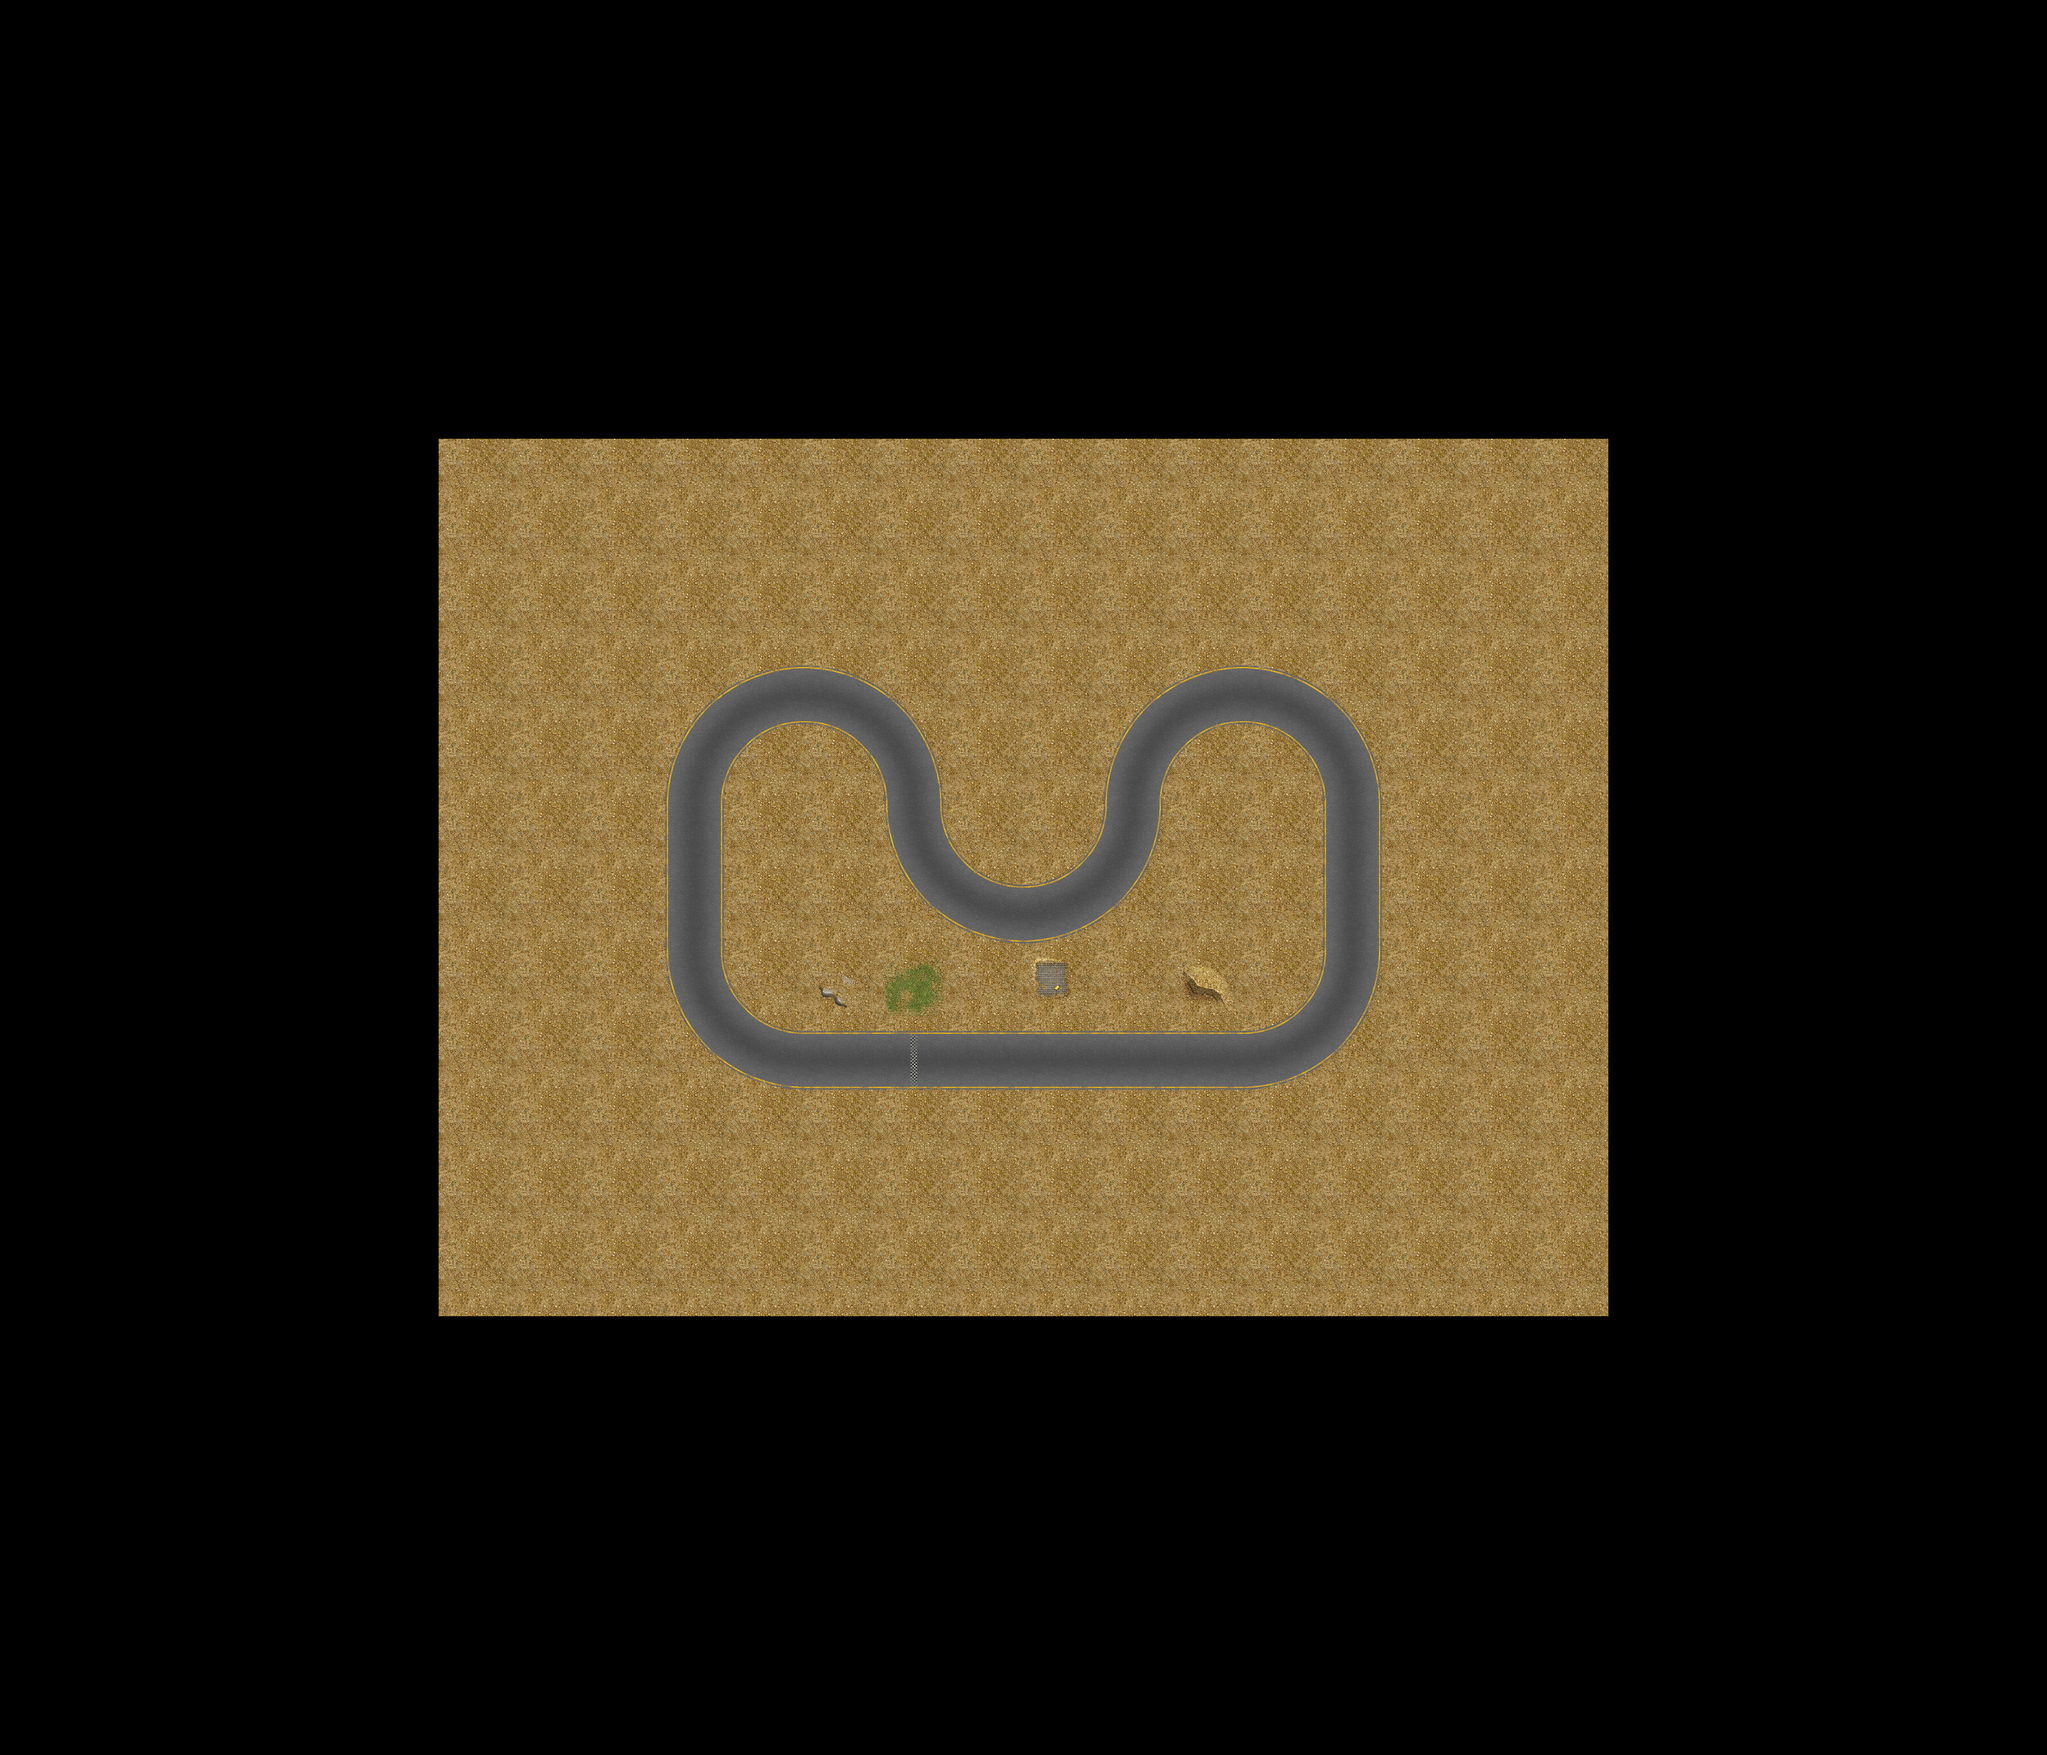

Below is a game level as drawn by its tile map, then a one-line description and the .tmx that defines it (tile-layer data replaced by summaries):
An orthogonal 28x24 tile map with 224x224 px tiles, 1 tile layer (track) and 127 objects (28x tree-9).

<map version="1.0" orientation="orthogonal" width="28" height="24" tilewidth="224" tileheight="224">
 <properties>
  <property name="name" value="6. Curves" />
 </properties>
 <tileset firstgid="1" name="desert" tilewidth="224" tileheight="224">
  <image source="tilesets/desert/224.png" width="896" height="2464" />
 </tileset>
 <layer name="track" width="28" height="24">
  <data>[672 cells, 192 non-empty, 24 distinct tile ids]</data>
 </layer>
 <objectgroup color="#a40002" draworder="topdown" name="walls" width="28" height="24">
  <object x="2884" y="3358">
   <polyline points="0,0 -138,5 -262,-8 -390,7 -494,-9 -585,-5" />
  </object>
  <object x="2308" y="3342">
   <polyline points="0,0 -77,-33 -118,-76 -182,-121 -204,-175" />
  </object>
  <object x="2093" y="3170">
   <polyline points="0,0 -47,-91 -59,-158 -79,-245 -71,-329" />
  </object>
  <object x="2233" y="2930">
   <polyline points="0,0 26,82 67,141 143,188 246,206 352,203" />
  </object>
  <object x="2582" y="3120">
   <polyline points="0,0 75,20 162,11 277,27 412,11 490,29" />
  </object>
  <object x="2029" y="2852">
   <polyline points="0,0 -12,-71 -4,-147 -12,-217" />
  </object>
  <object x="2027" y="2642">
   <polyline points="0,0 -7,-59 -3,-118 -3,-197" />
  </object>
  <object x="2232" y="2948">
   <polyline points="0,0 14,-91 -6,-152 11,-242" />
  </object>
  <object x="2234" y="2713">
   <polyline points="0,0 16,-89 -2,-154 7,-242" />
  </object>
  <object x="2030" y="2451">
   <polyline points="0,0 -3,-66 13,-127 34,-202" />
  </object>
  <object x="2062" y="2273">
   <polyline points="0,0 32,-72 81,-120 142,-171 199,-203" />
  </object>
  <object x="2232" y="2471">
   <polyline points="0,0 15,-85 48,-134 95,-186" />
  </object>
  <object x="2250" y="2074">
   <polyline points="0,0 55,-17 121,-40 211,-49" />
  </object>
  <object x="2460" y="2020">
   <polyline points="0,0 68,10 126,27" />
  </object>
  <object x="2572" y="2037">
   <polyline points="0,0 64,13 107,35 156,71" />
  </object>
  <object x="2316" y="2297">
   <polyline points="0,0 58,-38 115,-60 191,-60 250,-36" />
  </object>
  <object x="2559" y="2257">
   <polyline points="0,0 54,40 100,107 113,161 132,228" />
  </object>
  <object x="2725" y="2098">
   <polyline points="0,0 35,37 71,76 120,140 147,194 172,272" />
  </object>
  <object x="2696" y="2477">
   <polyline points="0,0 1,65 18,128 48,209 87,263" />
  </object>
  <object x="2897" y="2360">
   <polyline points="0,0 8,64 12,135 39,212 85,274 143,310" />
  </object>
  <object x="2778" y="2745">
   <polyline points="0,0 47,42 94,84 137,107 207,140" />
  </object>
  <object x="3033" y="2672">
   <polyline points="0,0 77,18 145,15 202,-5 265,-45" />
  </object>
  <object x="2983" y="2889">
   <polyline points="0,0 82,8 208,20 300,-3 374,-37" />
  </object>
  <object x="3304" y="2629">
   <polyline points="0,0 38,-63 63,-137 68,-212 81,-308" />
  </object>
  <object x="3358" y="2858">
   <polyline points="0,0 48,-42 101,-86 145,-145" />
  </object>
  <object x="3503" y="2721">
   <polyline points="0,0 36,-75 63,-142 71,-232" />
  </object>
  <object x="3579" y="2495">
   <polyline points="0,0 -2,-67 21,-140 70,-200 136,-242" />
  </object>
  <object x="3390" y="2321">
   <polyline points="0,0 24,-69 66,-128 115,-187 186,-235" />
  </object>
  <object x="3572" y="2082">
   <polyline points="0,0 63,-22 147,-55 235,-56" />
  </object>
  <object x="3804" y="2018">
   <polyline points="0,0 90,12 165,25 238,67" />
  </object>
  <object x="3703" y="2258">
   <polyline points="0,0 64,-21 128,-25 199,-7 252,33" />
  </object>
  <object x="4039" y="2074">
   <polyline points="0,0 42,43 88,88 129,135" />
  </object>
  <object x="3959" y="2288">
   <polyline points="0,0 35,43 61,91 73,145 78,201" />
  </object>
  <object x="4169" y="2200">
   <polyline points="0,0 24,55 51,109 67,176 78,255" />
  </object>
  <object x="4251" y="2450">
   <polyline points="0,0 -5,79 3,145 -2,225 -1,325" />
  </object>
  <object x="4030" y="2481">
   <polyline points="0,0 11,55 5,129 18,180 9,289" />
  </object>
  <object x="4256" y="2767">
   <polyline points="0,0 -9,76 -6,140 -13,208" />
  </object>
  <object x="4028" y="2760">
   <polyline points="0,0 15,63 5,128 8,181 -17,248" />
  </object>
  <object x="4250" y="2964">
   <polyline points="0,0 -18,61 -32,122 -64,182 -112,245" />
  </object>
  <object x="4011" y="2999">
   <polyline points="0,0 -38,66 -88,105 -165,135 -248,139" />
  </object>
  <object x="4152" y="3208">
   <polyline points="0,0 -68,45 -102,77 -174,114 -257,135 -353,143" />
  </object>
  <object x="3764" y="3143">
   <polyline points="0,0 -94,-10 -179,-1 -294,-8 -338,1" />
  </object>
  <object x="3051" y="3148">
   <polyline points="0,0 83,-8 186,-1 287,-10 386,0" />
  </object>
  <object x="2880" y="3354">
   <polyline points="0,0 72,11 189,1 290,8 406,4" />
  </object>
  <object x="3274" y="3364">
   <polyline points="0,0 79,-11 203,1 304,-14 385,-9" />
  </object>
  <object x="3639" y="3360">
   <polyline points="0,0 101,-9 181,-4" />
  </object>
 </objectgroup>
 <objectgroup color="#55ffff" draworder="topdown" name="trees" width="28" height="24">
  <object name="tree-9" type="tree-9" x="2442" y="2742" width="61" height="68">
   <properties>
    <property name="scale" value="7" />
   </properties>
  </object>
  <object name="tree-9" type="tree-9" x="2451" y="3389" width="61" height="68">
   <properties>
    <property name="scale" value="7" />
   </properties>
  </object>
  <object name="tree-9" type="tree-9" x="2485" y="2507" width="61" height="68">
   <properties>
    <property name="scale" value="8" />
   </properties>
  </object>
  <object name="tree-9" type="tree-9" x="2502" y="2951" width="61" height="68">
   <properties>
    <property name="scale" value="10" />
   </properties>
  </object>
  <object name="tree-9" type="tree-9" x="3066" y="3039" width="61" height="68">
   <properties>
    <property name="scale" value="7" />
   </properties>
  </object>
  <object name="tree-9" type="tree-9" x="3784" y="2380" width="61" height="68">
   <properties>
    <property name="scale" value="7" />
   </properties>
  </object>
  <object name="tree-9" type="tree-9" x="2080" y="3285" width="45" height="44">
   <properties>
    <property name="scale" value="5" />
   </properties>
  </object>
  <object name="tree-9" type="tree-9" x="3818" y="3022" width="45" height="44">
   <properties>
    <property name="scale" value="6" />
   </properties>
  </object>
  <object name="tree-9" type="tree-9" x="4059" y="2031" width="45" height="44">
   <properties>
    <property name="scale" value="8" />
   </properties>
  </object>
  <object name="tree-9" type="tree-9" x="4280" y="2807" width="45" height="44">
   <properties>
    <property name="scale" value="8" />
   </properties>
  </object>
  <object name="tree-9" type="tree-9" x="4255" y="3149" width="45" height="44">
   <properties>
    <property name="scale" value="9" />
   </properties>
  </object>
  <object name="tree-9" type="tree-9" x="3559" y="3423" width="61" height="68">
   <properties>
    <property name="scale" value="8" />
   </properties>
  </object>
  <object name="tree-9" type="tree-9" x="1910" y="2887" width="61" height="68">
   <properties>
    <property name="scale" value="8" />
   </properties>
  </object>
  </objectgroup>
 <objectgroup color="#ffaa00" draworder="topdown" name="lights" width="28" height="24">
  <!-- 29 objects omitted --></objectgroup>
 <objectgroup color="#ecde0e" draworder="topdown" name="sectors" width="28" height="24" visible="0">
  <!-- 23 objects omitted --></objectgroup>
 <objectgroup color="#ffec18" draworder="topdown" name="route" width="28" height="24" visible="0">
  <!-- 1 objects omitted --></objectgroup>
 <objectgroup draworder="topdown" name="static-meshes" width="28" height="24" visible="0" />
</map>
<!-- 68 of 127 objects omitted -->
